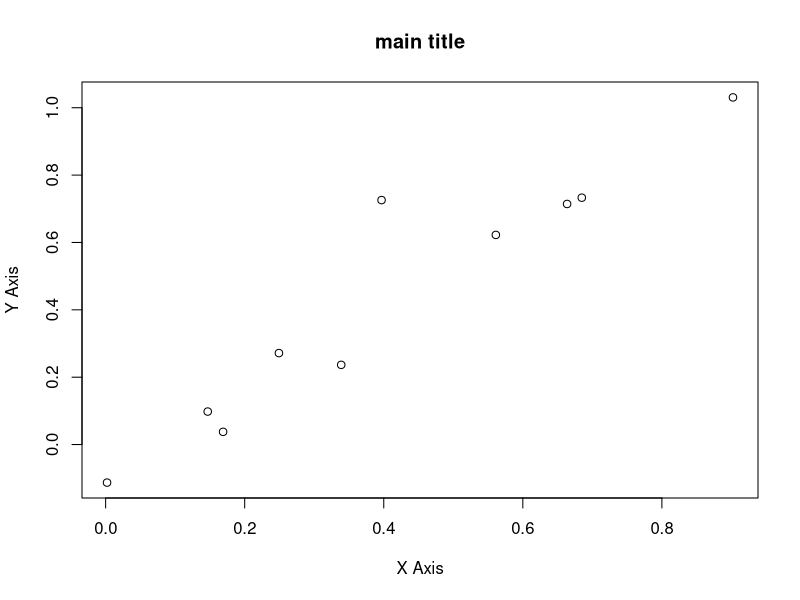

This figure's R source:
# Test script
# 
# Author: evberghe
###############################################################################


x <- runif(10)
y <- x+rnorm(10, sd=0.1)

plot(x, y, main="main title", xlab="X Axis", ylab="Y Axis")

